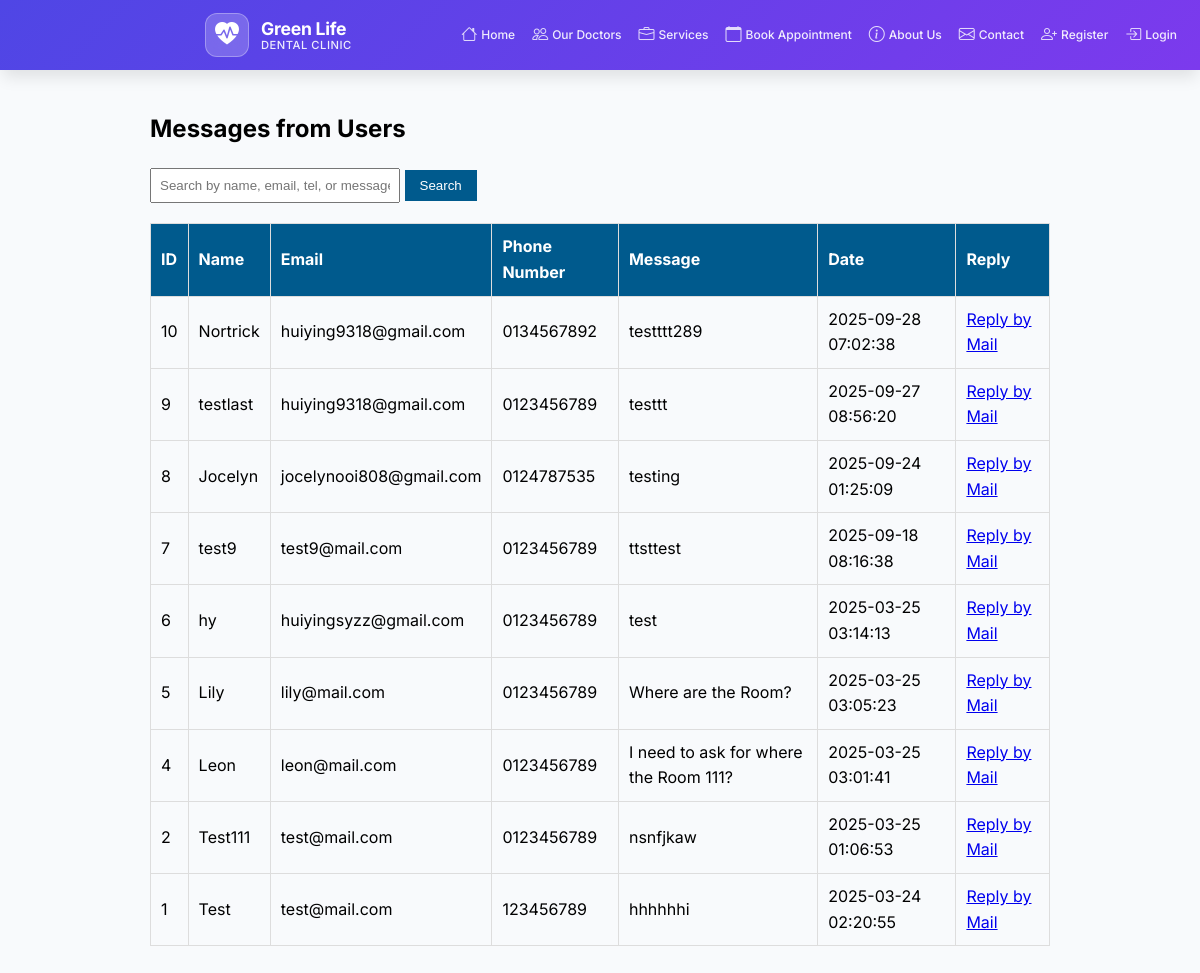
Screenshot of /doctor/messages_old.php with the database file from the repository.
### tables this page shows
CREATE TABLE `messages` (
  `id` int(11) NOT NULL,
  `name` varchar(255) NOT NULL,
  `email` varchar(255) NOT NULL,
  `tel` varchar(20) DEFAULT NULL,
  `message` text NOT NULL,
  `created_at` timestamp NOT NULL DEFAULT current_timestamp()
);

### doctor/messages_old.php (the view, shortened to what this page needs)
<?php
$conn = new mysqli("localhost", "root", "", "hospital_management_system");
$search = isset($_GET['search']) ? trim($_GET['search']) : '';
$sql = "SELECT * FROM messages";
$sql .= " ORDER BY created_at DESC";
$result = $conn->query($sql);
$num_rows = $result->num_rows;
?>
<!DOCTYPE html>
<html lang="en">
<head>
</head>
<body>
<?php include '../includes/navbar.php'; ?>
<div class="container">
    <h2>Messages from Users</h2>
    <form method="GET" class="search-bar">
        <input type="text" name="search" placeholder="Search by name, email, tel, or message" value="<?php echo htmlspecialchars($search); ?>">
        <button type="submit">Search</button>
    </form>
    <?php if ($num_rows > 0) { ?>
        <table>
            <tr>
                <th>ID</th>
                <th>Name</th>
                <th>Email</th>
                <th>Phone Number</th>
                <th>Message</th>
                <th>Date</th>
                <th>Reply</th>
            </tr>
            <?php while ($row = $result->fetch_assoc()) { ?>
                <tr>
                    <td><?php echo $row['id']; ?></td>
                    <td><?php echo $row['name']; ?></td>
                    <td><?php echo $row['email']; ?></td>
                    <td><?php echo $row['tel']; ?></td>
                    <td><?php echo $row['message']; ?></td>
                    <td><?php echo $row['created_at']; ?></td>
                    <td>
                        <a href="mailto:<?php echo $row['email']; ?>?subject=Reply from Green Life Dental Clinic">
                            Reply by Mail
                        </a>
                    </td>
                </tr>
            <?php } ?>
        </table>
    <?php } else { ?>
        <p class="no-results">No users found</p>
    <?php } ?>
</div>
</body>
</html>

### doctor/messages_old.php (style rules this page uses)
body { font-family: Arial, sans-serif; margin: 40px; }
h2 { margin-bottom: 20px; }
.container { max-width: 900px; margin: auto; }
.search-bar { margin-bottom: 20px; }
table { width: 100%; border-collapse: collapse; }
th, td { border: 1px solid #ddd; padding: 10px; text-align: left; }
th { background-color: #005a8d; color: white; }
input[type="text"] { padding: 8px; width: 250px; }
button { padding: 8px 15px; background-color: #005a8d; color: white; border: none; cursor: pointer; }

### includes/navbar.php (style rules this page uses)
:root { --primary-color: #4f46e5; --primary-dark: #3730a3; --secondary-color: #7c3aed; --accent-color: #10b981; --white: #ffffff; --gray-50: #f8fafc; --gray-100: #f1f5f9; --gray-200: #e2e8f0; --gray-700: #334155; --gray-800: #1e293b; --gray-900: #0f172a; --shadow-lg: 0 10px 15px -3px rgba(0, 0, 0, 0.1); --shadow-xl: 0 20px 25px -5px rgba(0, 0, 0, 0.1); --border-radius-lg: 12px; --border-radius-xl: 16px; --transition: all 0.3s cubic-bezier(0.4, 0, 0.2, 1); }
* { margin: 0; padding: 0; box-sizing: border-box; }
body { font-family: 'Inter', -apple-system, BlinkMacSystemFont, 'Segoe UI', sans-serif; background-color: var(--gray-50); padding-top: 70px; line-height: 1.6; position: relative; z-index: 1; overflow-x: hidden; }

### rows the page displays
messages: id "10", name "Nortrick", email "huiying9318@gmail.com", tel "0134567892", message "testttt289", created_at "2025-09-28 07:02:38"
messages: id "9", name "testlast", email "huiying9318@gmail.com", tel "0123456789", message "testtt", created_at "2025-09-27 08:56:20"
messages: id "8", name "Jocelyn", email "jocelynooi808@gmail.com", tel "0124787535", message "testing", created_at "2025-09-24 01:25:09"
messages: id "7", name "test9", email "test9@mail.com", tel "0123456789", message "ttsttest", created_at "2025-09-18 08:16:38"
messages: id "6", name "hy", email "huiyingsyzz@gmail.com", tel "0123456789", message "test", created_at "2025-03-25 03:14:13"
messages: id "5", name "Lily", email "lily@mail.com", tel "0123456789", message "Where are the Room?", created_at "2025-03-25 03:05:23"
messages: id "4", name "Leon", email "leon@mail.com", tel "0123456789", message "I need to ask for where the Room 111?", created_at "2025-03-25 03:01:41"
messages: id "2", name "Test111", email "test@mail.com", tel "0123456789", message "nsnfjkaw", created_at "2025-03-25 01:06:53"
messages: id "1", name "Test", email "test@mail.com", tel "123456789", message "hhhhhhi", created_at "2025-03-24 02:20:55"
